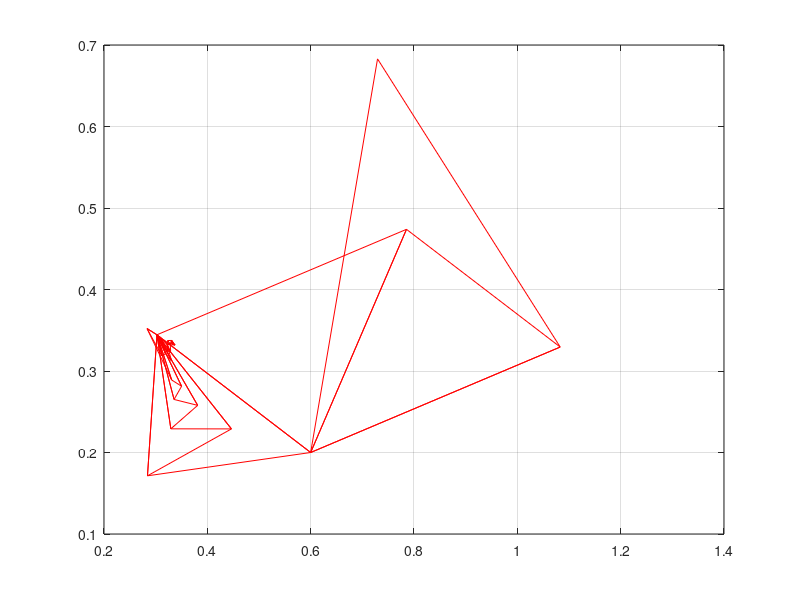

Reproduce this figure in MATLAB.
function Simplex
a=6;
b=2;

% X0=[1/2,1/2];
X0=[a/10, b/10];

% f=@(x1, x2) (x1.^2).*x2 + x1.*(x2.^2) - x1.*x2;
f=@(X) (X(1,1).^2).*X(1,2) + X(1,1).*(X(1,2).^2) - X(1,1).*X(1,2);

epsilon=10^(-4); %tikslumas
k=1; %iteraciju skaitliukas
i=0;
imax = 100;
kmax=100; 
norma=Inf;

alfa=1/2;
beta=0.5;
gama=1.3;
eta=-0.5;
teta=1;
n=2;
delta1=alfa*(sqrt(n+1)+n-1)/(n*sqrt(2))
delta2=alfa*(sqrt(n+1)-1)/(n*sqrt(2))

X1=[X0(1)+delta2, X0(2)+delta1];
X2=[X0(1)+delta1, X0(2)+delta2];

y0=f(X0);
y1=f(X1)
y2=f(X2);

Y=[y0, y1, y2];
X=[X0; X1; X2];

[Y1, nr] = sort(Y);

yl=Y1(1);%Y(nr(1));
yg=Y1(2);%Y(nr(2));
yh=Y1(3);%Y(nr(3));

Xl=X(nr(1),:);
Xg=X(nr(2),:);
Xh=X(nr(3),:);

x = [X0(1),X0(1),X1(1);X1(1), X2(1), X2(1)];
y = [X0(2),X0(2),X1(2);X1(2), X2(2), X2(2)];
plot(x, y, 'r');
hold on

i=3;
disp('    X1        X2       y        k         funkc. kviet. sk');
while norma>= epsilon
      Xc=(Xl+Xg)/2;
      Xnew=Xh+(1+teta)*(Xc-Xh);
      ynew=f(Xnew);
      i=i+1;
      if Xnew(1) <= 0 || Xnew(2) <= 0
          teta=eta;
          Xnew=Xh+(1+teta)*(Xc-Xh);
          ynew=f(Xnew);
          i=i+1;
      end
      if(yl < ynew && ynew < yg)
          teta=1;
      elseif(ynew < yl)
          teta=gama;
          Z=Xh+(1+teta)*(Xc-Xh);
          i=i+1;
          yz=f(Z);
          if(yz < ynew)
              Xnew=Z;
              ynew=yz;
          end
      elseif(ynew > yh)
          teta=eta;
          Xnew=Xh+(1+teta)*(Xc-Xh);
          ynew=f(Xnew);
          i=i+1;
      elseif(yg < ynew && ynew < yh)
          teta=beta;
          Xnew=Xh+(1+teta)*(Xc-Xh);
          ynew=f(Xnew);
          i=i+1;
      end
      if Xnew(1) <= 0 || Xnew(2) <= 0
          teta=eta;
          Xnew=Xh+(1+teta)*(Xc-Xh);
          ynew=f(Xnew);
          i=i+1;
      end
      Y=[yl, yg, ynew];
      X=[Xl; Xg; Xnew];

      [Y1, nr] = sort(Y);

      yl=Y1(1);%Y(nr(1));
      yg=Y1(2);%Y(nr(2));
      yh=Y1(3);%=Y(nr(3));

      Xl=X(nr(1),:);
      Xg=X(nr(2),:);
      Xh=X(nr(3),:);

      x = [Xl(1),Xl(1),Xg(1);Xg(1), Xh(1), Xh(1)];
      y = [Xl(2),Xl(2),Xg(2);Xg(2), Xh(2), Xh(2)];
      plot(x, y, 'r');
      hold on

      fprintf('%f %f %f %d %d\n', Xnew, ynew, k, i);
      
      
      if i>=imax && max([norm(Xl-Xg),norm(Xl-Xh),norm(Xh-Xg)])<epsilon && abs(yh - yl) < epsilon
          disp('Patenkintos sustojimo salygos.');
          break
      end    
      k=k+1;
%       X0=X1;
end
grid on
end